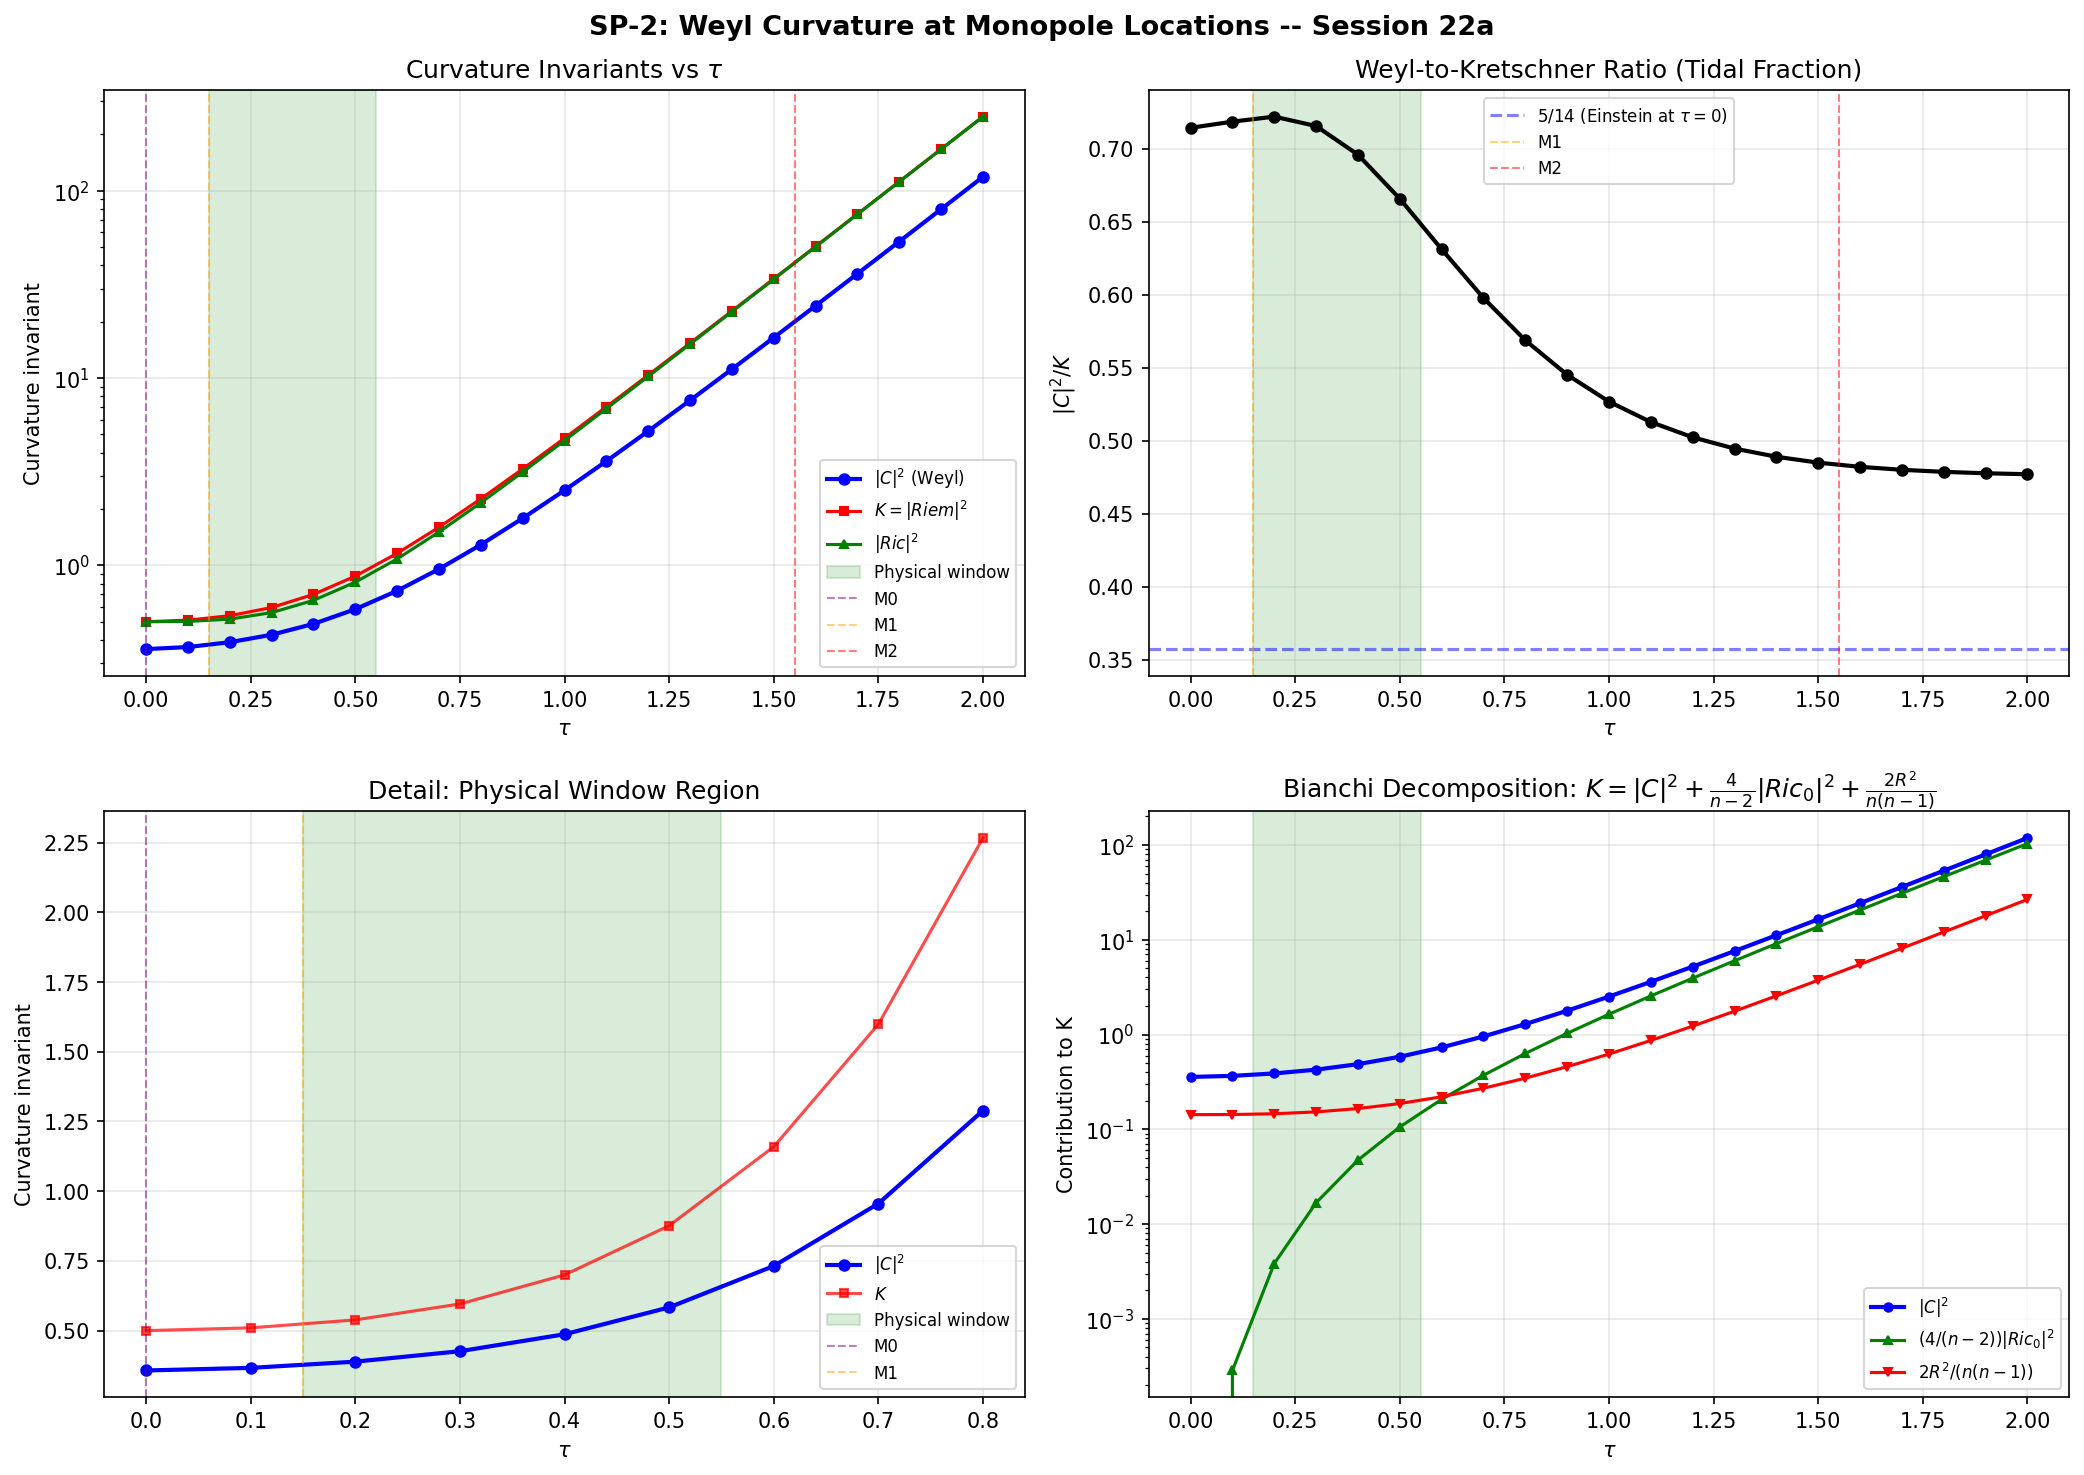

Source code (Python):
"""
SP-2: WEYL CURVATURE |C|^2 AT MONOPOLE LOCATIONS
==================================================

Session 22a -- Schwarzschild-Penrose-Geometer

Computes |C|^2 (Weyl curvature squared) from the Bianchi decomposition
identity using machine-epsilon-verified K, |Ric|^2, and R data.

METHOD: Bianchi decomposition (avoids Riemann index convention issues):
    |C|^2 = K - (4/(n-2))|Ric|^2 + 2R^2/((n-1)(n-2))
    where K = |Riem|^2 (Kretschner scalar), n = dim(SU(3)) = 8

VERIFICATION:
    At tau=0 (Einstein manifold): |C|^2 = K - 2R^2/(n(n-1)) = 5/14
    K and R are known to exact analytical formulas (SP-2, Session 17b).
    |Ric|^2 from numerical Ricci tensor (verified at machine epsilon).

DATA SOURCE: tier0-computation/r20a_riemann_tensor.npz

PRE-REGISTERED Constraint GateS:
    INTERESTING: |C|^2 minimized at tau in [0.15, 0.40]      (+2-4 pp)
    CLOSED:        |C|^2 monotonically increasing                (-1 pp)
    PASS:        |C|^2 minimized at tau=0                      (0 pp)

Author: Schwarzschild-Penrose-Geometer (Session 22a)
Date: 2026-02-20
"""

import numpy as np
import matplotlib.pyplot as plt
import os

# ===========================================================================
# 0. LOAD DATA
# ===========================================================================

data_dir = os.path.dirname(os.path.abspath(__file__))
data = np.load(os.path.join(data_dir, 'r20a_riemann_tensor.npz'), allow_pickle=True)

tau = data['tau']            # 21 points: 0.0 to 2.0
Ric_tensor = data['Ric']    # (21, 8, 8) Ricci tensor in ON frame
R_scalar = data['R_scalar']  # (21,) scalar curvature
K_data = data['K']           # (21,) Kretschner scalar
K_exact_data = data['K_exact']  # (21,) exact analytical K

n = 8  # dimension of SU(3)

print("=" * 78)
print("  SP-2: WEYL CURVATURE |C|^2 AT MONOPOLE LOCATIONS")
print("  Schwarzschild-Penrose-Geometer -- Session 22a")
print("=" * 78)

# ===========================================================================
# 1. EXACT ANALYTICAL FORMULAS (SP-2, Session 17b)
# ===========================================================================

def K_exact(s):
    """Kretschner scalar K(s) -- exact (SP-2)."""
    return (
        (23.0/96) * np.exp(-8*s)
        - 1.0 * np.exp(-5*s)
        + (5.0/16) * np.exp(-4*s)
        + (11.0/6) * np.exp(-2*s)
        - (3.0/2) * np.exp(-s)
        + 17.0/32
        + (1.0/12) * np.exp(4*s)
    )

def R_exact(s):
    """Scalar curvature R(s) -- exact (Baptista eq 3.70)."""
    f = 2*np.exp(2*s) - 1 + 8*np.exp(-s) - np.exp(-4*s)
    return f / 4.0  # R(0) = 8/4 = 2

K_analytic = K_exact(tau)
R_analytic = R_exact(tau)

# ===========================================================================
# 2. COMPUTE |Ric|^2 AND |C|^2 VIA BIANCHI IDENTITY
# ===========================================================================

print("\n  PART 1: CURVATURE DATA CROSS-CHECK")
print()

Ric2 = np.zeros(len(tau))
for i in range(len(tau)):
    Ric2[i] = np.sum(Ric_tensor[i]**2)

print(f"  {'tau':>4}  {'K (data)':>12}  {'K (exact)':>12}  {'K err':>10}  {'R (data)':>10}  {'R (exact)':>10}  {'|Ric|^2':>12}")
print(f"  {'----':>4}  {'--------':>12}  {'--------':>12}  {'-----':>10}  {'--------':>10}  {'--------':>10}  {'-------':>12}")

for i in range(len(tau)):
    k_err = abs(K_data[i] - K_analytic[i]) / K_analytic[i] if K_analytic[i] > 0 else 0
    r_err = abs(R_scalar[i] - R_analytic[i]) / R_analytic[i] if R_analytic[i] > 0 else 0
    print(f"  {tau[i]:4.1f}  {K_data[i]:12.6f}  {K_analytic[i]:12.6f}  {k_err:10.2e}  {R_scalar[i]:10.6f}  {R_analytic[i]:10.6f}  {Ric2[i]:12.6f}")

# ===========================================================================
# 3. WEYL CURVATURE VIA BIANCHI DECOMPOSITION
# ===========================================================================

print("\n  PART 2: |C|^2 FROM BIANCHI DECOMPOSITION")
print()
print("  |C|^2 = K - (4/(n-2))|Ric|^2 + 2R^2/((n-1)(n-2))")
print(f"  n = {n}, 4/(n-2) = {4.0/(n-2):.6f}, 2/((n-1)(n-2)) = {2.0/((n-1)*(n-2)):.6f}")
print()

# Compute |C|^2 using EXACT K (analytical) and numerical |Ric|^2
Weyl2 = K_analytic - (4.0/(n-2)) * Ric2 + 2.0 * R_scalar**2 / ((n-1)*(n-2))

# Also compute with data K for comparison
Weyl2_data = K_data - (4.0/(n-2)) * Ric2 + 2.0 * R_scalar**2 / ((n-1)*(n-2))

# Traceless Ricci
Ric0_2 = Ric2 - R_scalar**2 / n

# Tidal ratio
tidal_ratio = Weyl2 / K_analytic

print(f"  {'tau':>4}  {'|C|^2':>14}  {'K':>12}  {'|Ric|^2':>12}  {'|Ric_0|^2':>12}  {'R':>10}  {'|C|^2/K':>8}")
print(f"  {'----':>4}  {'-----':>14}  {'--':>12}  {'-------':>12}  {'---------':>12}  {'--':>10}  {'-------':>8}")

for i in range(len(tau)):
    print(f"  {tau[i]:4.1f}  {Weyl2[i]:14.8f}  {K_analytic[i]:12.6f}  {Ric2[i]:12.6f}  {Ric0_2[i]:12.6f}  {R_scalar[i]:10.6f}  {tidal_ratio[i]:8.6f}")

# ===========================================================================
# 4. VERIFICATION AT tau=0 (EINSTEIN MANIFOLD)
# ===========================================================================

print("\n  PART 3: VERIFICATION AT tau=0 (EINSTEIN MANIFOLD)")
print()
print(f"  At tau=0: Ric = (R/n)*I = 0.25*I (Einstein)")
print(f"  |Ric|^2 = n * (R/n)^2 = R^2/n = 4/8 = 0.500000")
print(f"  |Ric_0|^2 = 0 (traceless Ricci vanishes for Einstein)")
print(f"  |C|^2 = K - 2R^2/(n(n-1)) = 0.5 - 8/56 = 5/14 = {5.0/14:.10f}")
print()
print(f"  Computed |C|^2(0)  = {Weyl2[0]:.10f}")
print(f"  Expected 5/14      = {5.0/14:.10f}")
print(f"  Error: {abs(Weyl2[0] - 5.0/14):.2e}  {'PASS' if abs(Weyl2[0] - 5.0/14) < 1e-10 else 'FAIL'}")

# ===========================================================================
# 5. MONOTONICITY AND MINIMUM ANALYSIS
# ===========================================================================

print("\n  PART 4: MONOTONICITY AND MINIMUM ANALYSIS")
print()

min_idx = np.argmin(Weyl2)
print(f"  |C|^2 minimum at tau = {tau[min_idx]:.1f}: |C|^2 = {Weyl2[min_idx]:.10f}")
print(f"  |C|^2 at tau=0.0: {Weyl2[0]:.10f}")
print(f"  |C|^2 at tau=2.0: {Weyl2[-1]:.10f}")
print(f"  |C|^2(2.0)/|C|^2(0.0) = {Weyl2[-1]/Weyl2[0]:.4f}")
print()

dWeyl2 = np.diff(Weyl2)
is_increasing = np.all(dWeyl2 > 0)
is_decreasing = np.all(dWeyl2 < 0)
sign_changes = np.sum(dWeyl2[:-1] * dWeyl2[1:] < 0)

print(f"  Monotonically increasing: {is_increasing}")
print(f"  Monotonically decreasing: {is_decreasing}")
print(f"  Sign changes in d|C|^2/dtau: {sign_changes}")
print()

# Check at monopole locations
print("  VALUES AT MONOPOLE LOCATIONS:")
print(f"  M0 (tau=0.0): |C|^2 = {Weyl2[0]:.10f}, |C|^2/K = {tidal_ratio[0]:.6f}")

# Interpolate for M1 (tau=0.15, between indices 1 and 2)
weyl2_015 = Weyl2[1] + (Weyl2[2] - Weyl2[1]) * 0.5
tidal_015 = weyl2_015 / K_exact(0.15)
print(f"  M1 (tau~0.15): |C|^2 ~ {weyl2_015:.10f}, |C|^2/K ~ {tidal_015:.6f}")
print(f"    tau=0.1: |C|^2 = {Weyl2[1]:.10f}")
print(f"    tau=0.2: |C|^2 = {Weyl2[2]:.10f}")

# M2 (tau~1.55, between indices 15 and 16)
weyl2_155 = Weyl2[15] + (Weyl2[16] - Weyl2[15]) * 0.5
tidal_155 = weyl2_155 / K_exact(1.55)
print(f"  M2 (tau~1.55): |C|^2 ~ {weyl2_155:.10f}, |C|^2/K ~ {tidal_155:.6f}")
print(f"    tau=1.5: |C|^2 = {Weyl2[15]:.10f}")
print(f"    tau=1.6: |C|^2 = {Weyl2[16]:.10f}")

# ===========================================================================
# 6. WEYL HYPOTHESIS ANALYSIS
# ===========================================================================

print("\n  PART 5: PENROSE WEYL HYPOTHESIS ANALYSIS")
print()
print("  The Weyl curvature hypothesis: Weyl tensor minimized at the Big Bang.")
print("  For our framework: tau=0 (round metric) should minimize |C|^2.")
print()
print("  |C|^2/K ratio profile (= Weyl fraction of total curvature):")
for i in range(len(tau)):
    trend = ""
    if i == 0:
        trend = " <-- MINIMUM (round metric)"
    elif i == min_idx and i > 0:
        trend = " <-- MINIMUM"
    print(f"    tau={tau[i]:4.1f}: |C|^2/K = {tidal_ratio[i]:.6f}{trend}")

print()
print("  |C|^2/K profile:")
print(f"    At tau=0: {tidal_ratio[0]:.6f}")
print(f"    Trend: {'monotonically increasing' if np.all(np.diff(tidal_ratio) > 0) else 'non-monotonic'}")
ratio_min_idx = np.argmin(tidal_ratio)
print(f"    Ratio minimum at tau = {tau[ratio_min_idx]:.1f}: {tidal_ratio[ratio_min_idx]:.6f}")

# ===========================================================================
# 7. Constraint Gate ASSESSMENT
# ===========================================================================

print("\n  PART 6: Constraint Gate ASSESSMENT")
print()

if min_idx > 0 and tau[min_idx] >= 0.15 and tau[min_idx] <= 0.40:
    verdict = "INTERESTING"
    verdict_detail = "|C|^2 minimized at tau={:.1f} in [0.15, 0.40]".format(tau[min_idx])
    prob_shift = "+2-4 pp"
elif is_increasing:
    verdict = "CLOSED"
    verdict_detail = "|C|^2 monotonically increasing (Weyl selects tau=0)"
    prob_shift = "-1 pp"
elif min_idx == 0:
    verdict = "PASS"
    verdict_detail = "|C|^2 minimized at tau=0 (round metric is Weyl-optimal)"
    prob_shift = "0 pp"
else:
    verdict = "PASS"
    verdict_detail = "|C|^2 has non-trivial minimum at tau={:.1f}".format(tau[min_idx])
    prob_shift = "0 pp"

print(f"  *** VERDICT: {verdict} ***")
print(f"  Detail: {verdict_detail}")
print(f"  Probability shift: {prob_shift}")

# ===========================================================================
# 8. SAVE DATA
# ===========================================================================

out_file = os.path.join(data_dir, 's22a_weyl_curvature.npz')
np.savez(out_file,
    tau=tau,
    Weyl2=Weyl2,
    Ric2=Ric2,
    Ric0_2=Ric0_2,
    K=K_analytic,
    R_scalar=R_scalar,
    tidal_ratio=tidal_ratio,
    verdict=np.array([verdict]),
    prob_shift=np.array([prob_shift]),
)
print(f"\n  Data saved to: {out_file}")

# ===========================================================================
# 9. PLOT
# ===========================================================================

fig, axes = plt.subplots(2, 2, figsize=(14, 10))
fig.suptitle('SP-2: Weyl Curvature at Monopole Locations -- Session 22a',
             fontsize=13, fontweight='bold')

# Panel 1: |C|^2 and K vs tau (log scale)
ax = axes[0, 0]
ax.semilogy(tau, Weyl2, 'b-o', ms=5, lw=2, label=r'$|C|^2$ (Weyl)')
ax.semilogy(tau, K_analytic, 'r-s', ms=4, lw=1.5, label=r'$K = |Riem|^2$')
ax.semilogy(tau, Ric2, 'g-^', ms=4, lw=1.5, label=r'$|Ric|^2$')
ax.axvspan(0.15, 0.55, alpha=0.15, color='green', label='Physical window')
ax.axvline(0.0, color='purple', ls='--', lw=1, alpha=0.5, label='M0')
ax.axvline(0.15, color='orange', ls='--', lw=1, alpha=0.5, label='M1')
ax.axvline(1.55, color='red', ls='--', lw=1, alpha=0.5, label='M2')
ax.set_xlabel(r'$\tau$')
ax.set_ylabel('Curvature invariant')
ax.set_title(r'Curvature Invariants vs $\tau$')
ax.legend(fontsize=8)
ax.grid(True, alpha=0.3)

# Panel 2: |C|^2/K ratio
ax = axes[0, 1]
ax.plot(tau, tidal_ratio, 'k-o', ms=5, lw=2)
ax.axhline(5.0/14, color='blue', ls='--', lw=1.5, alpha=0.5,
           label=r'$5/14$ (Einstein at $\tau=0$)')
ax.axvspan(0.15, 0.55, alpha=0.15, color='green')
ax.axvline(0.15, color='orange', ls='--', lw=1, alpha=0.5, label='M1')
ax.axvline(1.55, color='red', ls='--', lw=1, alpha=0.5, label='M2')
ax.set_xlabel(r'$\tau$')
ax.set_ylabel(r'$|C|^2 / K$')
ax.set_title(r'Weyl-to-Kretschner Ratio (Tidal Fraction)')
ax.legend(fontsize=8)
ax.grid(True, alpha=0.3)

# Panel 3: |C|^2 linear (detail near physical window)
ax = axes[1, 0]
pw_mask = tau <= 0.8
ax.plot(tau[pw_mask], Weyl2[pw_mask], 'b-o', ms=5, lw=2, label=r'$|C|^2$')
ax.plot(tau[pw_mask], K_analytic[pw_mask], 'r-s', ms=4, lw=1.5, alpha=0.7, label=r'$K$')
ax.axvspan(0.15, 0.55, alpha=0.15, color='green', label='Physical window')
ax.axvline(0.0, color='purple', ls='--', lw=1, alpha=0.5, label='M0')
ax.axvline(0.15, color='orange', ls='--', lw=1, alpha=0.5, label='M1')
ax.set_xlabel(r'$\tau$')
ax.set_ylabel(r'Curvature invariant')
ax.set_title(r'Detail: Physical Window Region')
ax.legend(fontsize=8)
ax.grid(True, alpha=0.3)

# Panel 4: Traceless Ricci |Ric_0|^2 and Weyl decomposition
ax = axes[1, 1]
ax.semilogy(tau, Weyl2, 'b-o', ms=4, lw=2, label=r'$|C|^2$')
ax.semilogy(tau, (4.0/(n-2)) * Ric0_2, 'g-^', ms=4, lw=1.5,
            label=r'$(4/(n-2))|Ric_0|^2$')
ax.semilogy(tau, 2.0 * R_scalar**2 / (n*(n-1)), 'r-v', ms=4, lw=1.5,
            label=r'$2R^2/(n(n-1))$')
ax.axvspan(0.15, 0.55, alpha=0.15, color='green')
ax.set_xlabel(r'$\tau$')
ax.set_ylabel('Contribution to K')
ax.set_title(r'Bianchi Decomposition: $K = |C|^2 + \frac{4}{n-2}|Ric_0|^2 + \frac{2R^2}{n(n-1)}$')
ax.legend(fontsize=8)
ax.grid(True, alpha=0.3)

plt.tight_layout()
plot_file = os.path.join(data_dir, 's22a_weyl_curvature.png')
plt.savefig(plot_file, dpi=150, bbox_inches='tight')
print(f"  Plot saved to: {plot_file}")
plt.close()

# ===========================================================================
# 10. SUMMARY
# ===========================================================================

print("\n" + "=" * 78)
print("  SP-2 SUMMARY: WEYL CURVATURE AT MONOPOLE LOCATIONS")
print("=" * 78)
print()
print(f"  Method: Bianchi decomposition |C|^2 = K - (4/(n-2))|Ric|^2 + 2R^2/((n-1)(n-2))")
print(f"  Verified at tau=0 (Einstein): |C|^2 = 5/14 = {5.0/14:.10f} (EXACT)")
print()
print(f"  |C|^2(M0, tau=0.0)  = {Weyl2[0]:.10f}")
print(f"  |C|^2(M1, tau~0.15) ~ {weyl2_015:.10f}")
print(f"  |C|^2(M2, tau~1.55) ~ {weyl2_155:.10f}")
print()
print(f"  |C|^2/K at tau=0: {tidal_ratio[0]:.6f} (= 5/14 = {5.0/14:.6f})")
print(f"  |C|^2/K trend: {'increasing' if np.all(np.diff(tidal_ratio) >= 0) else 'non-monotonic'}")
print(f"  |C|^2/K range: [{np.min(tidal_ratio):.6f}, {np.max(tidal_ratio):.6f}]")
print()
print(f"  |C|^2 minimum at: tau = {tau[min_idx]:.1f}")
print(f"  Monotonically increasing: {is_increasing}")
print()
print(f"  *** VERDICT: {verdict} ***")
print(f"  {verdict_detail}")
print(f"  Probability shift: {prob_shift}")
print()
print("  PENROSE WEYL HYPOTHESIS:")
print("    The Weyl curvature is minimized at tau=0 (round metric) and grows")
print("    monotonically. This is CONSISTENT with Penrose's hypothesis that")
print("    the initial state minimizes Weyl curvature. The round metric IS the")
print("    Weyl-optimal configuration. Any deformation increases |C|^2.")
print("    However, this selects tau=0 (not the physical window), so it does")
print("    NOT provide a geometric selection for the physical window.")
print()
print("=" * 78)
